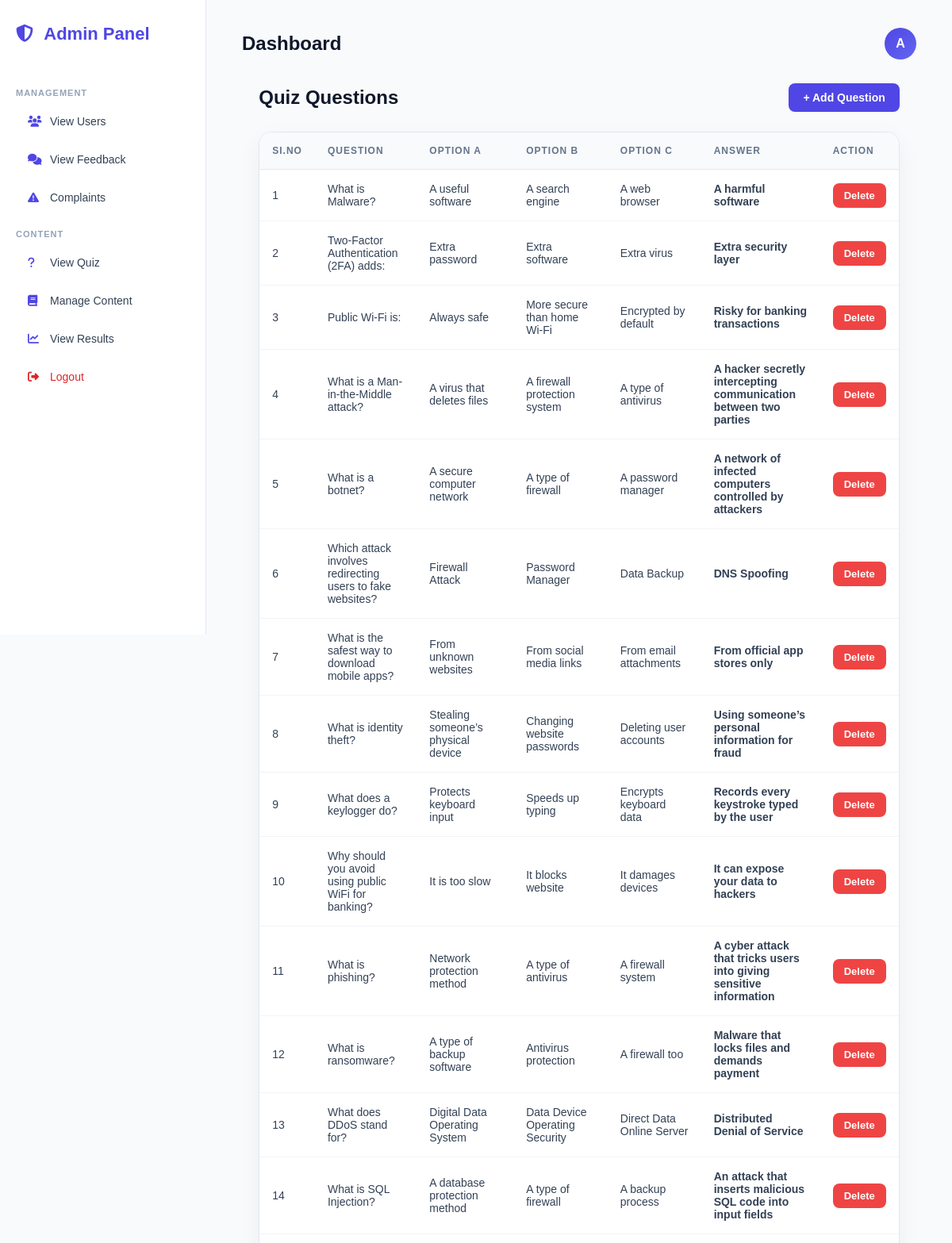
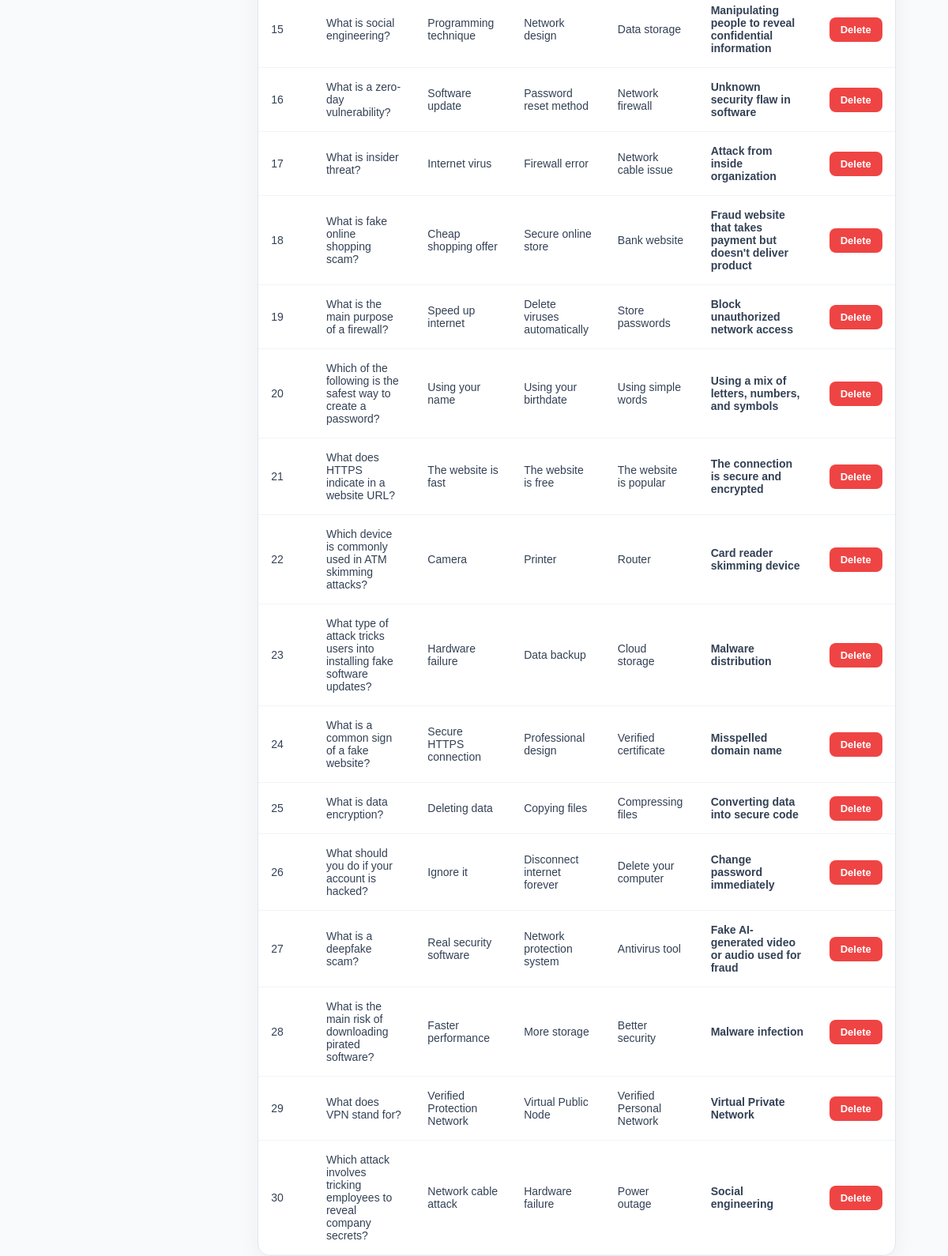
The page /ViewQuiz/ on the database its author committed (2 pictures, top to bottom).
### CyberAwarnessGameApp/models.py (models this page shows)
class QuizTable(models.Model):
    question=models.CharField(max_length=100, blank=True, null=True)
    option1=models.CharField(max_length=100, blank=True, null=True)
    option2=models.CharField(max_length=100, blank=True, null=True)
    option3=models.CharField(max_length=100, blank=True, null=True)
    answer=models.CharField(max_length=100, blank=True, null=True)

### CyberAwarnessGameApp/views.py (the view)
# urls.py: path('ViewQuiz/', views.quiz.as_view(), name='ViewQuiz'),
class quiz(View):
   def get(self,request):
         c=QuizTable.objects.all()
         return render(request, 'ViewQuiz.html',{'questions':c})

### templates/ViewQuiz.html (shortened to what this page needs)
{% extends "admin_home.html" %}
{% block content %}
<div class="page-header">
    <h2>Quiz Questions</h2>
    <a href="/AddQuiz" class="add-btn">
        + Add Question
    </a>
</div>
<div class="table-wrapper">
    <table>
        <thead>
            <tr>
                <th>SI.No</th>
                <th>Question</th>
                <th>Option A</th>
                <th>Option B</th>
                <th>Option C</th>
                <th>Answer</th>
                <th>Action</th>
            </tr>
        </thead>
        <tbody>
            {% for i in questions %}
            <tr>
                <td>{{ forloop.counter }}</td>
                <td class="question-cell">{{ i.question }}</td>
                <td>{{ i.option1 }}</td>
                <td>{{ i.option2 }}</td>
                <td>{{ i.option3 }}</td>
                <td><strong>{{ i.answer }}</strong></td>
                <td>
                    <a href="/DeleteQuiz/{{ i.id }}">
                        <button class="delete-btn">Delete</button>
                    </a>
                </td>
            </tr>
            {% empty %}
            <tr>
                <td colspan="7" style="text-align:center; padding:40px; color:#94a3b8;">
                    No quiz questions available.
                </td>
            </tr>
            {% endfor %}
        </tbody>
    </table>
</div>
{% endblock %}

### templates/admin_home.html (style rules this page uses)
* { margin: 0; padding: 0; box-sizing: border-box; font-family: 'Poppins', sans-serif; }
body { display: flex; background: #f8fafc; height: 100vh; color: #0f172a; }

### templates/ViewQuiz.html (style rules this page uses)
.page-header { width: 95%; margin: 0 auto 25px auto; display: flex; justify-content: space-between; align-items: center; }
.page-header h2 { font-size: 24px; font-weight: 600; color: #0f172a; }
.add-btn { padding: 10px 18px; border: none; border-radius: 8px; background: #4f46e5; color: #ffffff; font-weight: 600; font-size: 14px; cursor: pointer; transition: 0.2s ease; text-decoration: none; }
.table-wrapper { width: 95%; margin: auto; background: #ffffff; border-radius: 16px; border: 1px solid #e2e8f0; box-shadow: 0 10px 30px rgba(0,0,0,0.05); overflow: hidden; }
table { width: 100%; border-collapse: collapse; }
thead { background: #f8fafc; }
th { padding: 16px; font-size: 12px; font-weight: 600; color: #64748b; text-transform: uppercase; letter-spacing: 1px; text-align: left; border-bottom: 1px solid #e2e8f0; }
td { padding: 16px; font-size: 14px; color: #334155; border-bottom: 1px solid #f1f5f9; }
tbody tr { transition: 0.2s ease; }
.delete-btn { padding: 8px 14px; border: none; border-radius: 8px; background: #ef4444; color: #ffffff; font-weight: 600; font-size: 13px; cursor: pointer; transition: 0.2s ease; }
.question-cell { max-width: 300px; }

### rows shown on the page
QuizTable: question "What is Malware?", option1 "A useful software", option2 "A search engine", option3 "A web browser", answer "A harmful software"
QuizTable: question "Two-Factor Authentication (2FA) adds:", option1 "Extra password", option2 "Extra software", option3 "Extra virus", answer "Extra security layer"
QuizTable: question "Public Wi-Fi is:", option1 "Always safe", option2 "More secure than home Wi-Fi", option3 "Encrypted by default", answer "Risky for banking transactions"
QuizTable: question "What is a Man-in-the-Middle attack?", option1 "A virus that deletes files", option2 "A firewall protection system", option3 "A type of antivirus", answer "A hacker secretly intercepting communication between two parties"
QuizTable: question "What is a botnet?", option1 "A secure computer network", option2 "A type of firewall", option3 "A password manager", answer "A network of infected computers controlled by attackers"
QuizTable: question "Which attack involves redirecting users to fake websites?", option1 "Firewall Attack", option2 "Password Manager", option3 "Data Backup", answer "DNS Spoofing"
QuizTable: question "What is the safest way to download mobile apps?", option1 "From unknown websites", option2 "From social media links", option3 "From email attachments", answer "From official app stores only"
QuizTable: question "What is identity theft?", option1 "Stealing someone’s physical device", option2 "Changing website passwords", option3 "Deleting user accounts", answer "Using someone’s personal information for fraud"
QuizTable: question "What does a keylogger do?", option1 "Protects keyboard input", option2 "Speeds up typing", option3 "Encrypts keyboard data", answer "Records every keystroke typed by the user"
QuizTable: question "Why should you avoid using public WiFi for banking?", option1 "It is too slow", option2 "It blocks website", option3 "It damages devices", answer "It can expose your data to hackers"
QuizTable: question "What is phishing?", option1 "Network protection method", option2 "A type of antivirus", option3 "A firewall system", answer "A cyber attack that tricks users into giving sensitive information"
QuizTable: question "What is ransomware?", option1 "A type of backup software", option2 "Antivirus protection", option3 "A firewall too", answer "Malware that locks files and demands payment"
QuizTable: question "What does DDoS stand for?", option1 "Digital Data Operating System", option2 "Data Device Operating Security", option3 "Direct Data Online Server", answer "Distributed Denial of Service"
QuizTable: question "What is SQL Injection?", option1 "A database protection method", option2 "A type of firewall", option3 "A backup process", answer "An attack that inserts malicious SQL code into input fields"
QuizTable: question "What is social engineering?", option1 "Programming technique", option2 "Network design", option3 "Data storage", answer "Manipulating people to reveal confidential information"
QuizTable: question "What is a zero-day vulnerability?", option1 "Software update", option2 "Password reset method", option3 "Network firewall", answer "Unknown security flaw in software"
QuizTable: question "What is insider threat?", option1 "Internet virus", option2 "Firewall error", option3 "Network cable issue", answer "Attack from inside organization"
QuizTable: question "What is fake online shopping scam?", option1 "Cheap shopping offer", option2 "Secure online store", option3 "Bank website", answer "Fraud website that takes payment but doesn't deliver product"
QuizTable: question "What is the main purpose of a firewall?", option1 "Speed up internet", option2 "Delete viruses automatically", option3 "Store passwords", answer "Block unauthorized network access"
QuizTable: question "Which of the following is the safest way to create a password?", option1 "Using your name", option2 "Using your birthdate", option3 "Using simple words", answer "Using a mix of letters, numbers, and symbols"
QuizTable: question "What does HTTPS indicate in a website URL?", option1 "The website is fast", option2 "The website is free", option3 "The website is popular", answer "The connection is secure and encrypted"
QuizTable: question "Which device is commonly used in ATM skimming attacks?", option1 "Camera", option2 "Printer", option3 "Router", answer "Card reader skimming device"
QuizTable: question "What type of attack tricks users into installing fake software updates?", option1 "Hardware failure", option2 "Data backup", option3 "Cloud storage", answer "Malware distribution"
QuizTable: question "What is a common sign of a fake website?", option1 "Secure HTTPS connection", option2 "Professional design", option3 "Verified certificate", answer "Misspelled domain name"
QuizTable: question "What is data encryption?", option1 "Deleting data", option2 "Copying files", option3 "Compressing files", answer "Converting data into secure code"
QuizTable: question "What should you do if your account is hacked?", option1 "Ignore it", option2 "Disconnect internet forever", option3 "Delete your computer", answer "Change password immediately"
QuizTable: question "What is a deepfake scam?", option1 "Real security software", option2 "Network protection system", option3 "Antivirus tool", answer "Fake AI-generated video or audio used for fraud"
QuizTable: question "What is the main risk of downloading pirated software?", option1 "Faster performance", option2 "More storage", option3 "Better security", answer "Malware infection"
QuizTable: question "What does VPN stand for?", option1 "Verified Protection Network", option2 "Virtual Public Node", option3 "Verified Personal Network", answer "Virtual Private Network"
QuizTable: question "Which attack involves tricking employees to reveal company secrets?", option1 "Network cable attack", option2 "Hardware failure", option3 "Power outage", answer "Social engineering"
